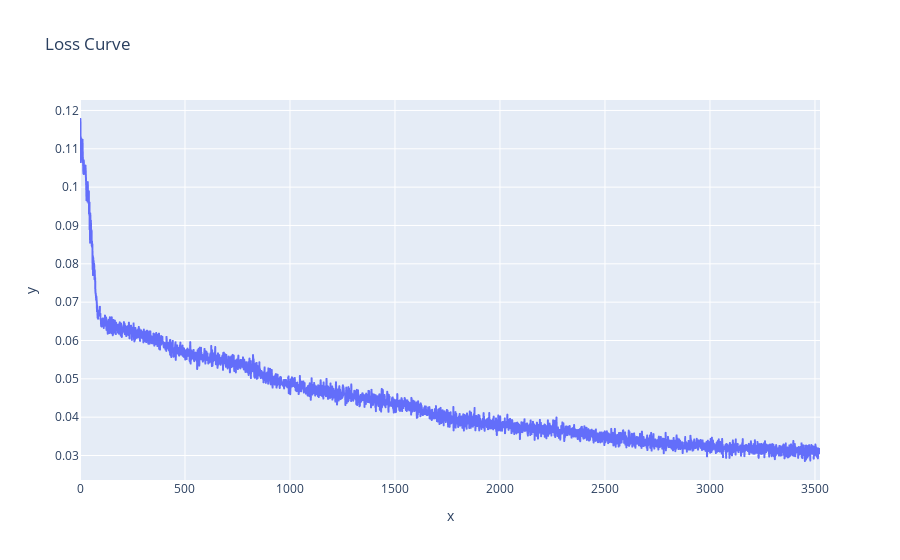

Notebook code for this chart:
### Markdown cell above
## Loss Curve

### Code cell
# Plot the loss curve
px.line(y=loss_values, title='Loss Curve')

### Figure 1 — Plotly figure (JSON) as saved in the notebook; plotly's stock layout.template omitted (floating-point values rounded to 4 significant figures; data arrays with more than 128 entries replaced by an {"elided": "..."} marker saying what was removed)
{"data": [{"hovertemplate": "x=%{x}<br>y=%{y}<extra></extra>", "legendgroup": "", "line": {"color": "#636efa", "dash": "solid"}, "marker": {"symbol": "circle"}, "mode": "lines", "name": "", "showlegend": false, "type": "scattergl", "x": {"elided": "3525 int values"}, "xaxis": "x", "y": {"elided": "3525 float values"}, "yaxis": "y"}], "layout": {"legend": {"tracegroupgap": 0}, "title": {"text": "Loss Curve"}, "xaxis": {"anchor": "y", "domain": [0, 1], "title": {"text": "x"}}, "yaxis": {"anchor": "x", "domain": [0, 1], "title": {"text": "y"}}}}
